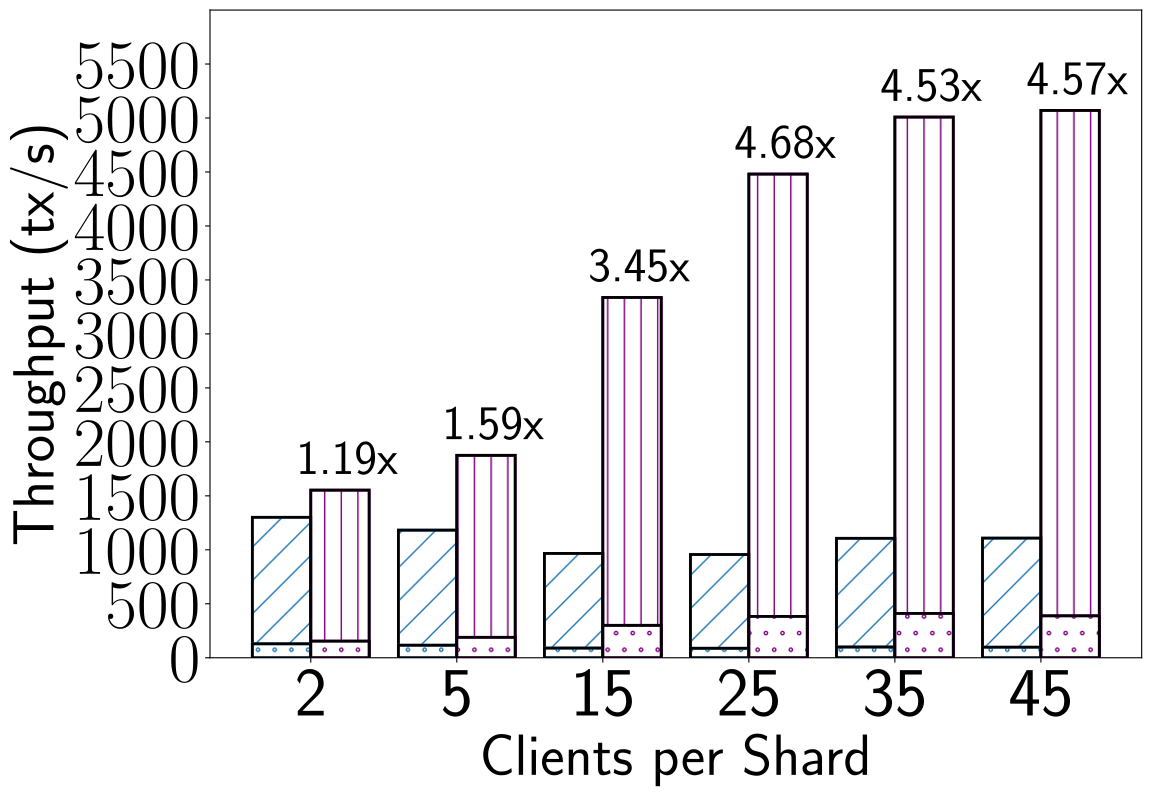

Reproduce this figure in Python.
import numpy as np
import matplotlib.pyplot as plt
import os.path
import sys 
from config import *
size = 6
namelist = ['2','5','15','25','35','45']

base = np.arange(size)
xxx = [
129.24+1171.98,
116.37+1065.98,
89.82+877.05,
87.82+868.77,
99.56+1006.95,
98.13+1010.28
]
yyy = [
154.3125+1398.6125,
189.5375+1685.7625,
300.25+3037.5875,
383.4125+4097.5,
411.2375+4597.4375,
388.5125+4681.9625
]




xxx_break = [129.24,116.37,89.82,87.82,99.56,98.13]
yyy_break = [154.3125,189.5375,300.25,383.4125,411.2375,388.5125]


total_width, n = 0.8, 2
width = total_width / n
base = base - (total_width - width) / 2
fig, ax = plt.subplots(figsize=(10,7))
hatch_tuple = [] 
bartuple=plt.bar(base, xxx,  facecolor='white', color='k',in_layout=True, edgecolor=COLOR_S1, width=width, lw=2, hatch='/', label='XXX')
hatch_tuple.append(bartuple[0])
bartuple=plt.bar(base + width, yyy,  facecolor='white', color='k',in_layout=True, edgecolor="purple", width=width, lw=2, hatch='|', label='YYY')
hatch_tuple.append(bartuple[0])

fig.tight_layout()
edge_tuple = []
bartuple = plt.bar(base, xxx,   color='none',in_layout=True, edgecolor='k', width=width, lw=2)
edge_tuple.append(bartuple[0])
bartuple = plt.bar(base+  width, yyy,   color='none',in_layout=True, edgecolor='k', width=width, lw=2)
edge_tuple.append(bartuple[0])



bottom_tuple = []

tmp = plt.bar(base, xxx_break, width=width, facecolor='white', color='k', in_layout=True, edgecolor=COLOR_S1, lw=2, hatch='.', label='XXX')
bottom_tuple.append(tmp)
plt.bar(base, xxx_break,   color='none', in_layout=True, edgecolor='k', width=width, lw=2)

tmp = plt.bar(base+width, yyy_break, width=width, facecolor='white', color='k', in_layout=True, edgecolor="purple", lw=2, hatch='.', label='YYY')
bottom_tuple.append(tmp)
plt.bar(base+width, yyy_break,   color='none', in_layout=True, edgecolor='k', width=width, lw=2)



ax.text(-0.1, (1702.92), "1.19x", fontsize=35)
ax.text(0.9, (2025.30), "1.59x", fontsize=35)
ax.text(1.9, (3487.84), "3.45x", fontsize=35)
ax.text(2.9, (4630.91), "4.68x", fontsize=35)
ax.text(3.9, (5158.68), "4.53x", fontsize=35)
ax.text(4.9, (5220.47), "4.57x", fontsize=35)
ax.set_xlabel("Clients per Shard", size=LABEL_SIZE)
ax.set_ylabel("Throughput (tx/s)", size=LABEL_SIZE)
plt.xticks(base + 0.5 * width, labels=namelist, fontsize=TICK_SIZE)
plt.yticks(np.arange(0, 6000, 500), fontsize=TICK_SIZE)
plt.ylim((0, 6000))


name = os.path.basename(sys.argv[0])[:-2] + 'pdf'
plt.savefig(name, bbox_inches='tight')
